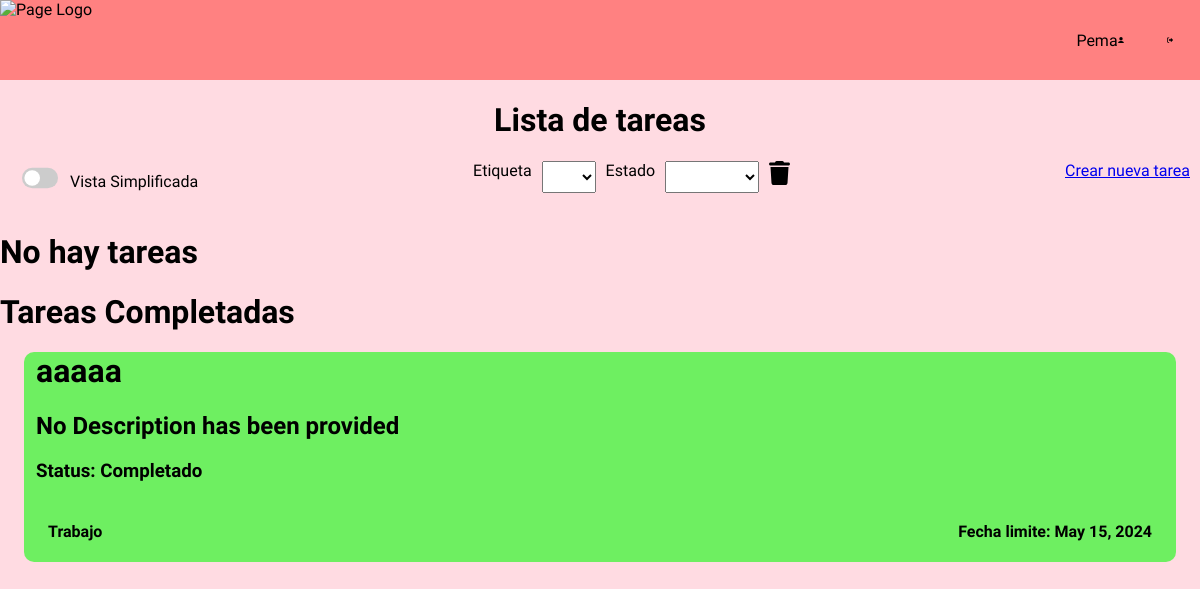
The page /home (signed in) on the database its author committed.
### account/models.py (models this page shows)
class User(AbstractUser):
    pass

### tasks/models.py (models this page shows, shortened)
class Task(models.Model):
    title=models.CharField(max_length=100)
    content=models.TextField(default="No description has been provided")
    expire_date=models.DateField(blank=False,null=False,default=now)
    status=models.ForeignKey(Status,on_delete=models.SET_NULL,null=True)
    owner=models.ForeignKey(User,on_delete=models.CASCADE)
    tag=models.ForeignKey(Tag,on_delete=models.SET_NULL,null=True)
    priority=models.IntegerField(default=0,blank=False)

class Status(models.Model):
    name=models.CharField(max_length=100)
    def __str__(self):
        return self.name

class Tag(models.Model):
    name=models.CharField(max_length=100)
    color=models.ForeignKey(Color,on_delete=models.CASCADE)
    owner=models.ForeignKey(User,on_delete=models.CASCADE)

### pages/views.py (the view)
# urls.py: 2. Add a URL to urlpatterns:  path('', views.home, name='home')
@login_required
def home(request):
    tag=request.GET.get('tag') if request.GET.get('tag')!="-------" else None
    status=request.GET.get('state') if request.GET.get('state')!="-------" else None
    task=check_tasks(request.user,tag,status)
    complete_task=check_tasks(request.user,tag,status,True)
    return render(request,"pages_mainpage.html",context={
        "DocumentName":"Inicio",
        "user":check_user(request.user),
        "Task":task,
        "completed_task":complete_task,
        "Tags":check_tags(request.user),
        "Statuses":Status.objects.all(),
        "styles":[
                    "pages_toggle",
                    "pages_mainpage",
                ]
    })

### pages/utils.py (called while the page is built)
def check_user(user):
    return user.username if str(user)!="AnonymousUser" else False

def check_tasks(user,tag,status,completed=False):
    if not check_user(user):
        return False
    else:
        user_object=get_user_model().objects.get(username=user.username)
        try:
            query_filter={"owner":user_object}
            if tag!=None:
                query_filter["tag"]=Tag.objects.get(name=tag,owner=user_object)
            if status!=None:
                query_filter["status"]=Status.objects.get(name=status)
            if completed:
                query_filter["status"]=Status.objects.get(name="Completado")
            else:
                task=Task.objects.filter(**query_filter).order_by("-priority").exclude(status=Status.objects.get(name="Completado"))
                return task
            task=Task.objects.filter(**query_filter).order_by("-priority")
            return task
        except Task.DoesNotExist:
            return False

def check_tags(user):
    if not check_user(user):
        return False
    else:
        user_object=get_user_model().objects.get(username=user.username)
        try:
            tag=Tag.objects.filter(owner=user_object)
            return tag
        except Task.DoesNotExist:
            return False

### tasks/models.py (called while the page is built)
    def to_hex(self):
        return '#{:02x}{:02x}{:02x}'.format(self.R,self.G,self.B)

    def __str__(self):
        return self.to_hex()

### pages/templates/pages_mainpage.html (shortened to what this page needs)
{%include 'components/head.html'%}
<body>
    {%load filters%}
    {%include 'components/nav.html'%}
    <h1 style="text-align: center;">
        Lista de tareas
    </h1>
    <div class="option-task">
        <div style="display: flex; flex-direction: row;">
            <label class="switch" style="transform: scale(0.6);">
                <span class="slider round"></span>
            </label>
            <p style="position: relative;top:-5px">Vista Simplificada</p>
        </div>
        <div style="display: flex;flex-direction: row;gap: 10px;">
            <label for="filter-tag">Etiqueta</label>
            <select style="height: 4vh;" name="filter-tag" id="filter-tag">
            </select>
            <label for="filter-state">Estado</label>
            <select style="height: 4vh;" name="filter-state" id="filter-state">
            </select>
        </div>
        <div>
            <a href="/tasks/new_task">Crear nueva tarea</a>
        </div>
    </div>
    {%if Task%}
        {%for task in Task%}
        <div class="full-view">
            <div class="task" style="position: relative; background-color: {{task.tag.color}}91;">
                <div style="display: flex;flex-direction: row; justify-content: space-between;">
                    <h1>{{task.title}}</h1>
                    <h2>Prioridad: {{task.priority}}</h2>
                    <div class="task-actions">
                        <a href="/tasks/{{task.title}}/editar">
                            <svg xmlns="http://www.w3.org/2000/svg" viewBox="0 0 512 512"><path d="M471.6 21.7c-21.9-21.9-57.3-21.9-79.2 0L362.3 51.7l97.9 97.9 30.1-30.1c21.9-21.9 21.9-57.3 0-79.2L471.6 21.7zm-299.2 220c-6.1 6.1-10.8 13.6-13.5 21.9l-29.6 88.8c-2.9 8.6-.6 18.1 5.8 24.6s15.9 8.7 24.6 5.8l88.8-29.6c8.2-2.7 15.7-7.4 21.9-13.5L437.7 172.3 339.7 74.3 172.4 241.7zM96 64C43 64 0 107 0 160V416c0 53 43 96 96 96H352c53 0 96-43 96-96V320c0-17.7-14.3-32-32-32s-32 14.3-32 32v96c0 17.7-14.3 32-32 32H96c-17.7 0-32-14.3-32-32V160c0-17.7 14.3-32 32-32h96c17.7 0 32-14.3 32-32s-14.3-32-32-32H96z"/></svg>
                        </a>
                        <a href="/tasks/{{task.title}}/borrar">
                            <svg xmlns="http://www.w3.org/2000/svg" viewBox="0 0 448 512"><path d="M135.2 17.7L128 32H32C14.3 32 0 46.3 0 64S14.3 96 32 96H416c17.7 0 32-14.3 32-32s-14.3-32-32-32H320l-7.2-14.3C307.4 6.8 296.3 0 284.2 0H163.8c-12.1 0-23.2 6.8-28.6 17.7zM416 128H32L53.2 467c1.6 25.3 22.6 45 47.9 45H346.9c25.3 0 46.3-19.7 47.9-45L416 128z"/></svg>
                        </a>
                        <a href="/tasks/{{task.title}}/marcar">
                            <svg xmlns="http://www.w3.org/2000/svg" viewBox="0 0 448 512"><path d="M438.6 105.4c12.5 12.5 12.5 32.8 0 45.3l-256 256c-12.5 12.5-32.8 12.5-45.3 0l-128-128c-12.5-12.5-12.5-32.8 0-45.3s32.8-12.5 45.3 0L160 338.7 393.4 105.4c12.5-12.5 32.8-12.5 45.3 0z"/></svg>
                        </a>
                    </div>
                </div>
                <h2>{{task.content}}</h2>
                <h3>Status: {{task.status}}</h3>
                {%if task.status|is_complete%}
                    <h1 class="expired" style="color:  {{task.tag.color}};">Completado</h1>
                {%elif task.expire_date|is_expired%}
                    <h1 class="expired" style="color:  {{task.tag.color}};">Atrasado</h1>
                {%endif%}
                <h1></h1>
                <div class="task-footer">
                    <h4>{{task.tag.name}}</h4>
                    <h4>Fecha limite: {{task.expire_date}}</h4>
                </div>
            </div>
        </div>
        <div class="simplified-view" style="display: None; position: relative;" onClick="task('{{task.title}}')">
            <div class="task simplified" style="background-color: {{task.tag.color}}91;">
                <h1>{{task.title}}
                    <h2>Prioridad: {{task.priority}}</h2>
                    <div class="task-actions">
                        <a href="/tasks/{{task.title}}/editar">
                            <svg xmlns="http://www.w3.org/2000/svg" viewBox="0 0 512 512"><path d="M471.6 21.7c-21.9-21.9-57.3-21.9-79.2 0L362.3 51.7l97.9 97.9 30.1-30.1c21.9-21.9 21.9-57.3 0-79.2L471.6 21.7zm-299.2 220c-6.1 6.1-10.8 13.6-13.5 21.9l-29.6 88.8c-2.9 8.6-.6 18.1 5.8 24.6s15.9 8.7 24.6 5.8l88.8-29.6c8.2-2.7 15.7-7.4 21.9-13.5L437.7 172.3 339.7 74.3 172.4 241.7zM96 64C43 64 0 107 0 160V416c0 53 43 96 96 96H352c53 0 96-43 96-96V320c0-17.7-14.3-32-32-32s-32 14.3-32 32v96c0 17.7-14.3 32-32 32H96c-17.7 0-32-14.3-32-32V160c0-17.7 14.3-32 32-32h96c17.7 0 32-14.3 32-32s-14.3-32-32-32H96z"/></svg>
                        </a>
                        <a href="/tasks/{{task.title}}/borrar">
                            <svg xmlns="http://www.w3.org/2000/svg" viewBox="0 0 448 512"><path d="M135.2 17.7L128 32H32C14.3 32 0 46.3 0 64S14.3 96 32 96H416c17.7 0 32-14.3 32-32s-14.3-32-32-32H320l-7.2-14.3C307.4 6.8 296.3 0 284.2 0H163.8c-12.1 0-23.2 6.8-28.6 17.7zM416 128H32L53.2 467c1.6 25.3 22.6 45 47.9 45H346.9c25.3 0 46.3-19.7 47.9-45L416 128z"/></svg>
                        </a>
                        {%if task.expire_date|is_expired%}
                        <p style=" margin:0px">Atrasado</p>
                        {%endif%}
                    </div>
                </h1>
                <h4>Fecha limite: {{task.expire_date}}</h4>
            </div>
        </div>
        {%endfor%}
    {%else%}
    <h1>No hay tareas</h1>
    {%endif%}
    {%if completed_task%}
    <h1>Tareas Completadas</h1>
    {%for task in completed_task%}
    <div class="full-view">
        <div class="task" style="position: relative; background-color: {{task.tag.color}}91;">
            <h1>{{task.title}}</h1>
            <h2>{{task.content}}</h2>
            <h3>Status: {{task.status}}</h3>
            <div class="task-footer">
                <h4>{{task.tag.name}}</h4>
                <h4>Fecha limite: {{task.expire_date}}</h4>
            </div>
        </div>
    </div>
    {%endfor%}
    {%endif%}
</body>
</html>

### templates/components/nav.html (shortened to what this page needs)
<nav>
    <img src="/static/root/Logo.png" alt="Page Logo" class="logo">
    <div class="navbar">
        {%if user%}
        <a class="nav-option" href="/account/logout">
        </a>
        <div class="nav-option">
            <a style="color: black;text-decoration: none;" href="/account/profile">{{user}}</a>
        </div>
        {%else%}
        <a class="nav-option" href="/account/login"></a>
        {%endif%}
    </div>
</nav>

### static/style/global-var.css (style rules this page uses)
:root { --font-color: #275f96; --background-color: #ffdbe2; --secondary-color:#92b9dd; --tercionary-color:#ff8181; --darker-tone-color:#9b9fab; }
body { display: flex; height: 100vh; width: 100vw; margin: 0px; flex-direction: column; }
nav { background-color: var(--tercionary-color); width: 100%; display: grid; grid-template-columns: 20% 80%; height: fit-content; }
nav>div.navbar { display: flex; flex-direction: row-reverse; gap: 10px; }
.nav-option { width: 5vw; height: 100%; display: flex; align-items: center; justify-content: center; font-family: "Jersey 15", sans-serif; }
.nav-option>svg { width: 10%; }
img.logo { height: 10vh; }

### pages/static/style/pages_toggle.css (style rules this page uses)
.switch { position: relative; display: inline-block; width: 60px; height: 34px; }
.slider { position: absolute; cursor: pointer; top: 0; left: 0; right: 0; bottom: 0; background-color: #ccc; -webkit-transition: .4s; transition: .4s; }
.slider:before { position: absolute; content: ""; height: 26px; width: 26px; left: 4px; bottom: 4px; background-color: white; -webkit-transition: .4s; transition: .4s; }
.slider.round { border-radius: 34px; }
.slider.round:before { border-radius: 50%; }

### pages/static/style/pages_mainpage.css (style rules this page uses)
body { background-color: var(--background-color); display: block; font-family: "Jersey 15", sans-serif; }
.task-footer { margin: 1vw; display: flex; justify-content: space-between; }
.task { padding: 0vh 1vw 0vh; margin: 2vh 2vw 2vh; border-radius: 10px; }
.option-task { padding: 0px 10px 0px; display: flex; flex-direction: row; justify-content: space-between; }

### rows shown on the page
User: username "Pema"
Task: title "aaaaa", content "No Description has been provided", status "Completado", tag.name "Trabajo", expire_date "May 15, 2024"
